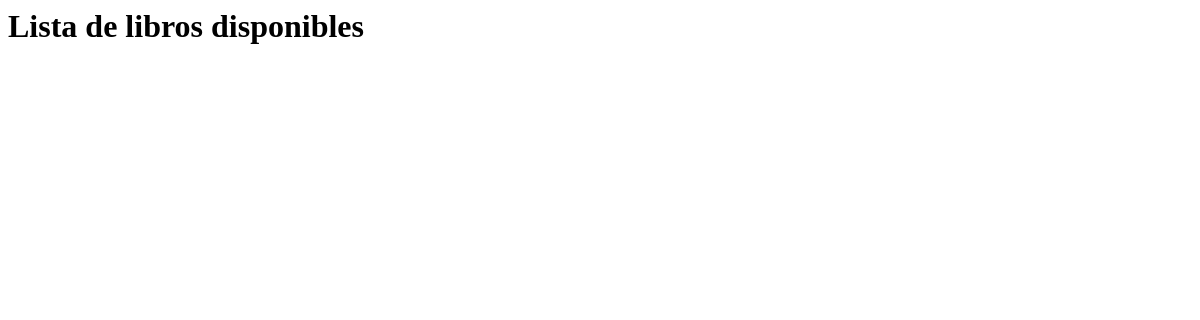
/books/, run on an earlier commit of the app's database.
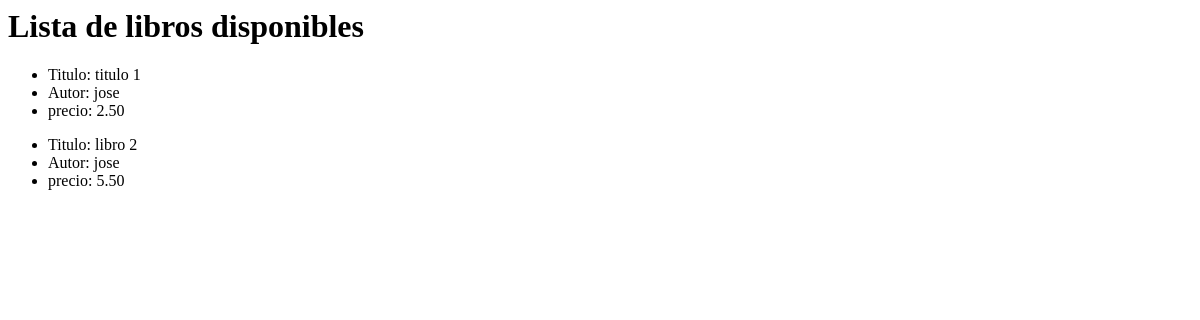
And on a later commit of the database.
### books/models.py (models this page shows, shortened)
class book(models.Model):
    title = models.CharField(max_length=100)
    author = models.CharField(max_length=100)
    price = models.DecimalField(max_digits=5, decimal_places=2)
    created_at = models.DateTimeField(auto_now_add=True)
    updated_at = models.DateTimeField(auto_now=True)
    available = models.BooleanField(default=True)

### books/views.py (the view)
# urls.py: path('books/', BookListView.as_view(), name='book-list'),
class BookListView(ListView):
    model = book
    template_name = 'book_list.html'

### books/templates/books/book_list.html
<h1> Lista de libros disponibles </h1>
{% for text in book_list %}
    <ul>
        <li>Titulo: {{ text.title }}</li>
        <li>Autor:  {{ text.author }}</li>
        <li>precio: {{ text.price }}</li>
    </ul>
{% endfor %}

What changed in the data, as far as the page shows it:
added book: title "titulo 1", author "jose", price "2.50"
added book: title "libro 2", author "jose", price "5.50"
